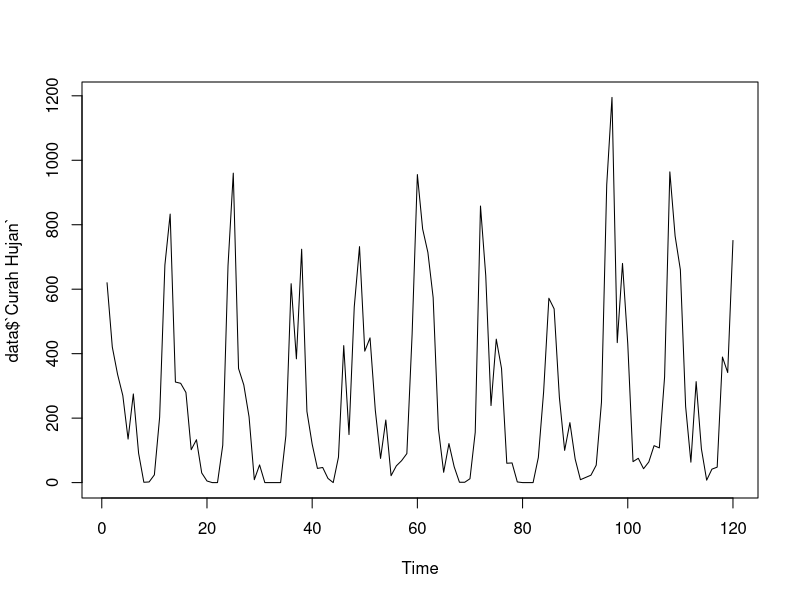
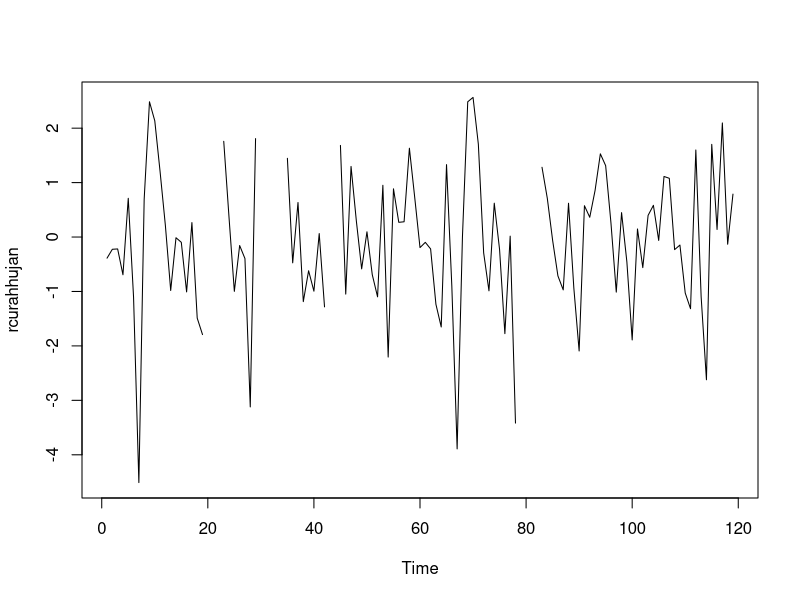

Generate these figures, in order, with R: (Note: this script raises an error after producing the figures.)
# ARIMA Model
# Step 1: Import data
library(readxl)
data = read_excel('Data Penelitian2.xlsx')

# Step 2: Attach file nya
attach(data)

# Step 3: Install package yang digunakan
# install.packages(tseries)
# install.packages(forecast)
# Step 4: Load package yang digunakan
library(tseries)
library(forecast)

# Step 5: Aplikasikan test stationeritas
plot.ts(data$`Curah Hujan`)
adf.test(data$`Curah Hujan`)

# Jika data tidak stationer atau p-value lebih dari 0,05
rcurahhujan = diff(log(data$`Curah Hujan`))
plot.ts(rcurahhujan)
adf.test(rcurahhujan)

# Step 6: Gunakan auto.arima untuk melihat model ARIMA terbaik
auto.arima(data$`Curah Hujan`,stepwise=FALSE, approximation=FALSE)

# Step 7: Buat modelnya
modelrcurahhujan = arima(data$`Curah Hujan`,order = c(4,0,1))
modelrcurahhujan

# Step 8: Diagnostic check
resid = residuals(modelrcurahhujan)
acf(resid)
plot.ts(resid)
gghistogram(resid)
Box.test(resid,lag = 10 ,type = "Ljung-Box")

# Step 9: Forecast datanya
forecastcurahhujan = forecast(modelrcurahhujan,h=10)
forecastcurahhujan
plot(forecastcurahhujan)
accuracy(forecastcurahhujan)
